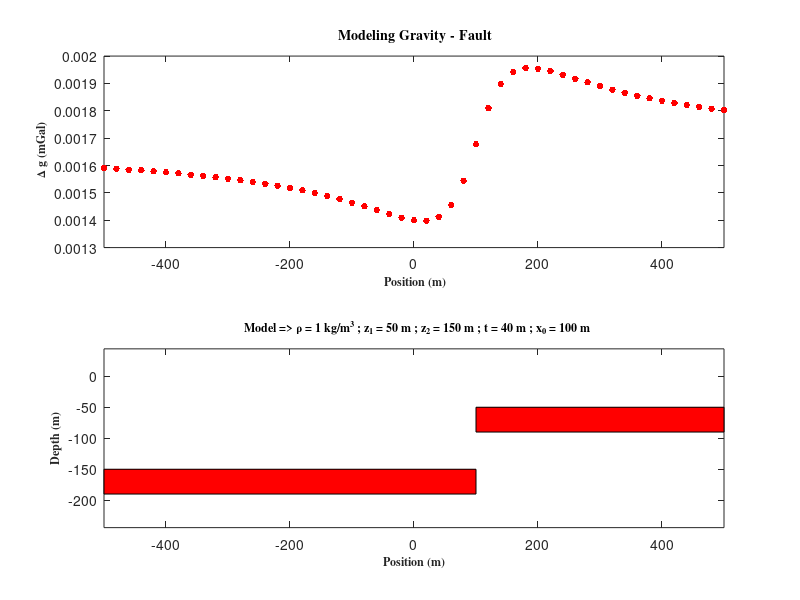

MATLAB code to generate this figure:
% Copyright: 2018 - Teknik Geofisika, Universitas Pertamina
% URL: https://sites.google.com/site/metkomup/programming

clear; clc;

%--- Parameter Model (rho)
rho   = 1;     % Perbedaan densitas (kg/m^3)

%--- Konstanta
z1    = 50;    % Kedalaman plat dalam (m)
z2    = 150;   % Kedalaman plat dangkal
x0    = 100;   % Letak patahan (m)
t     = 40;    % Tebal patahan (m)
cGrav = 6.674e-11;  % Konstanta Gravitasi (m^3 kg^-1 s^-2)
si2mg = 1e5;        % 1 SI (ms^-2) = 1e5 mGal

%--- Lokasi Pengukuran
x = -500:20:500;

%%--- FORMULA FORWARD SPHERE
k = 2*cGrav*rho*t;
for i = 1:length(x)
  dg(i) = k*(pi+(atan((x(i)-x0)/z1))-(atan((x(i)-x0)/z2))); %ms^2
end

%--- Forward modeling
dg  = dg*si2mg;  %1 SI = 1e5 mGal

%%--------- PLOT FORWARD ---------%%
figure(1)
subplot(2,1,1)
plot(x,dg,'.','color','r','MarkerSize',15);
xlim([min(x) max(x)]);
xlabel('\bf \fontsize{12}\fontname{Times}Position (m)');
ylabel('\bf \fontsize{12}\fontname{Times}\Delta g (mGal)');
title ('\bf \fontsize{14}\fontname{Times}Modeling Gravity - Fault');

% Gambar patahan
subplot(2,1,2)
% Zona 1
left  = x(1);
right = x0;
top   = -z2;
bottom= top-t;
xx    = [left left right right];
yy    = [bottom top top bottom];
fill(xx,yy,'r');
hold on

% Zona 2
left_2  = x0;
right_2 = x(length(x));
top_2   = -z1;
bottom_2= top_2-t;
xx      = [left_2 left_2 right_2 right_2];
yy      = [bottom_2 top_2 top_2 bottom_2];
fill(xx,yy,'r');
xlim([min(x) max(x)]);

title(['\bf \fontsize{12} \fontname{Times}Model => ','\rho = ', ...
      num2str(rho),' kg/m^3 ; z_1 = ',num2str(z1),...
      ' m ; z_2 = ',num2str(z2),' m ; t = ',num2str(t),' m ; x_0 = ',...
      num2str(x0),' m']);
xlabel('\bf \fontsize{12}\fontname{Times}Position (m) ' );
ylabel('\bf \fontsize{12}\fontname{Times}Depth (m) ');
xlim([min(x) max(x)]);
axis equal;
